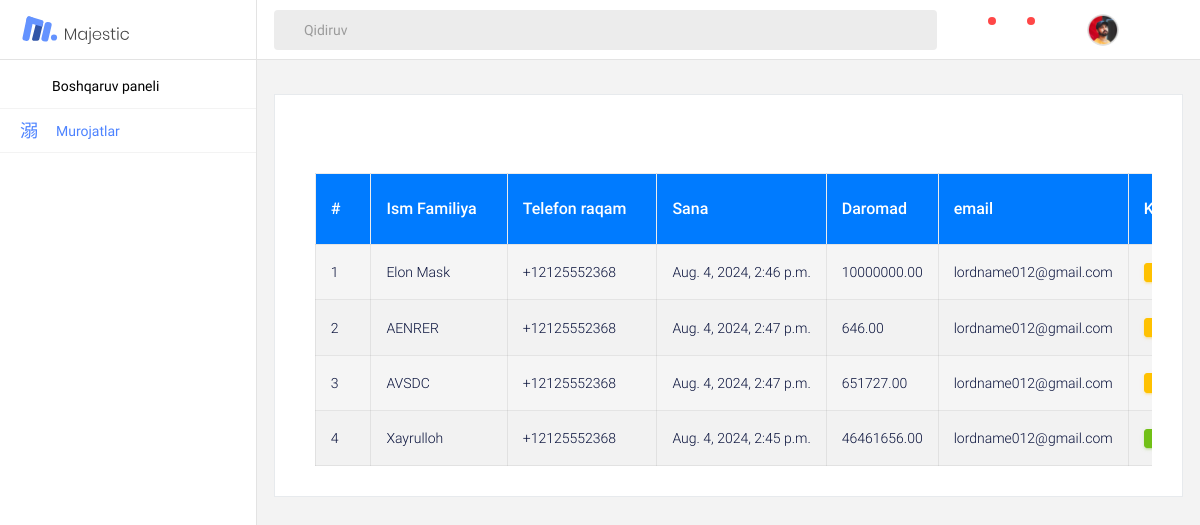
The page /dashboard/contactList on the database its author committed.
### main/models.py (models this page shows, shortened)
class Contact(models.Model):
    full_name = models.CharField(max_length=255)
    phone_number = PhoneNumberField()
    email = models.EmailField(blank=True, null=True)
    created_at = models.DateTimeField(auto_now_add=True)
    is_show = models.BooleanField(default=False)
    price = models.DecimalField(max_digits=10, decimal_places=2, blank=True, null=True)

### dashboard/views.py (the view)
# urls.py: path('contactList', views.contactList, name='contactList'),
def contactList(request):
    contacts = models.Contact.objects.all().order_by('is_show')
    return render(request, 'dashboard/contact/list.html', {'contacts': contacts})

### templates/dashboard/contact/list.html (shortened to what this page needs)
<!DOCTYPE html>
<html lang="en">
<head>
  <link rel="stylesheet" href="/static/dashboard/vendors/mdi/css/materialdesignicons.min.css">
  <link rel="stylesheet" href="/static/dashboard/vendors/base/vendor.bundle.base.css">
  <link rel="stylesheet" href="/static/dashboard/vendors/datatables.net-bs4/dataTables.bootstrap4.css">
  <link rel="stylesheet" href="/static/dashboard/css/style.css">
</head>
<body>
  <div class="container-scroller">
    <nav class="navbar col-lg-12 col-12 p-0 fixed-top d-flex flex-row">
            <div class="navbar-brand-wrapper d-flex justify-content-center">
        <div class="navbar-brand-inner-wrapper d-flex justify-content-between align-items-center w-100">
          <a class="navbar-brand brand-logo" href="index.html"><img src="/static/dashboard/images/logo.svg" alt="logo"/></a>
          <button class="navbar-toggler navbar-toggler align-self-center" type="button" data-toggle="minimize">
            <span class="mdi mdi-sort-variant"></span>
          </button>
        </div>
      </div>
      <div class="navbar-menu-wrapper d-flex align-items-center justify-content-end">
        <ul class="navbar-nav mr-lg-4 w-100">
          <li class="nav-item nav-search d-none d-lg-block w-100">
            <div class="input-group">
              <div class="input-group-prepend">
                <span class="input-group-text" id="search">
                  <i class="mdi mdi-magnify"></i>
                </span>
              </div>
              <input type="text" class="form-control" placeholder="Qidiruv" aria-label="search" aria-describedby="search">
            </div>
          </li>
        </ul>
        <ul class="navbar-nav navbar-nav-right">
          <li class="nav-item dropdown mr-1">
            <a class="nav-link count-indicator dropdown-toggle d-flex justify-content-center align-items-center" id="messageDropdown" href="#" data-toggle="dropdown">
              <i class="mdi mdi-message-text mx-0"></i>
              <span class="count"></span>
            </a>
          </li>
          <li class="nav-item dropdown mr-4">
            <a class="nav-link count-indicator dropdown-toggle d-flex align-items-center justify-content-center notification-dropdown" id="notificationDropdown" href="#" data-toggle="dropdown">
              <i class="mdi mdi-bell mx-0"></i>
              <span class="count"></span>
            </a>
          </li>
          <li class="nav-item nav-profile dropdown">
            <a class="nav-link dropdown-toggle" href="#" data-toggle="dropdown" id="profileDropdown">
              <img src="/static/dashboard/images/faces/face5.jpg" alt="profile"/>
            </a>
          </li>
        </ul>
      </div>
    </nav>
    <div class="container-fluid page-body-wrapper">
      <nav class="sidebar sidebar-offcanvas" id="sidebar">
        <ul class="nav">
          <li class="nav-item">
            <a class="nav-link" href="{% url 'index' %}">
              <i class="mdi mdi-home menu-icon"></i>
              <span class="menu-title">Boshqaruv paneli</span>
            </a>
          </li>
          <li class="nav-item">
            <a class="nav-link" href="{% url 'contactList' %}">
              <i class="mdi mdi-file-document-box-outline menu-icon"></i>
              <span class="menu-title">Murojatlar</span>
            </a>
          </li>
        </ul>
      </nav>
      <div class="main-panel">
        <div class="content-wrapper">
        <div class="row">
          <div class="col-md-12 stretch-card">
            <div class="card">
              <div class="card-body">
                <div class="table-responsive">
                  <div class="container mt-5">
                    <table id="recent-purchases-listing" class="table table-bordered table-hover">
                        <thead>
                            <tr>
                                <th>#</th>
                                <th>Ism Familiya</th>
                                <th>Telefon raqam</th>
                                <th>Sana</th>
                                <th>Daromad</th>
                                <th>email</th>
                                <th>Ko'rilgan yoki Yangi</th>
                            </tr>
                        </thead>
                        <tbody>
                            {% for contact in contacts %}
                            <tr>
                                <td>{{forloop.counter}}</td>
                                <td>{{contact.full_name}}</td>
                                <td>{{contact.phone_number}}</td>
                                <td>{{contact.created_at}}</td>
                                <td>{{contact.price}}</td>
                                <td>{{contact.email}}</td>
                                {% if contact.is_show %}
                                <td><button class="btn btn-success" >Ko'rilgan</button></td>
                                {% else %}
                                <td><button class="btn btn-warning" >Yangi</button></td>
                                {% endif %}
                            </tr>
                            {% endfor %}
                        </tbody>
                    </table>
                </div>
                </div>
              </div>
            </div>
          </div>
        </div>
      </div>
    </div>
  </div>
</body>
</html>

### templates/dashboard/contact/list.html (style rules this page uses)
.table thead th { background-color: #007bff; color: white; }
.table tbody tr:nth-child(even) { background-color: #f2f2f2; }

### rows shown on the page
Contact: full_name "Elon Mask", phone_number "+12125552368", created_at "Aug. 4, 2024, 2:46 p.m.", price "10000000.00", email "lordname012@gmail.com"
Contact: full_name "AENRER", phone_number "+12125552368", created_at "Aug. 4, 2024, 2:47 p.m.", price "646.00", email "lordname012@gmail.com"
Contact: full_name "AVSDC", phone_number "+12125552368", created_at "Aug. 4, 2024, 2:47 p.m.", price "651727.00", email "lordname012@gmail.com"
Contact: full_name "Xayrulloh", phone_number "+12125552368", created_at "Aug. 4, 2024, 2:45 p.m.", price "46461656.00", email "lordname012@gmail.com"
